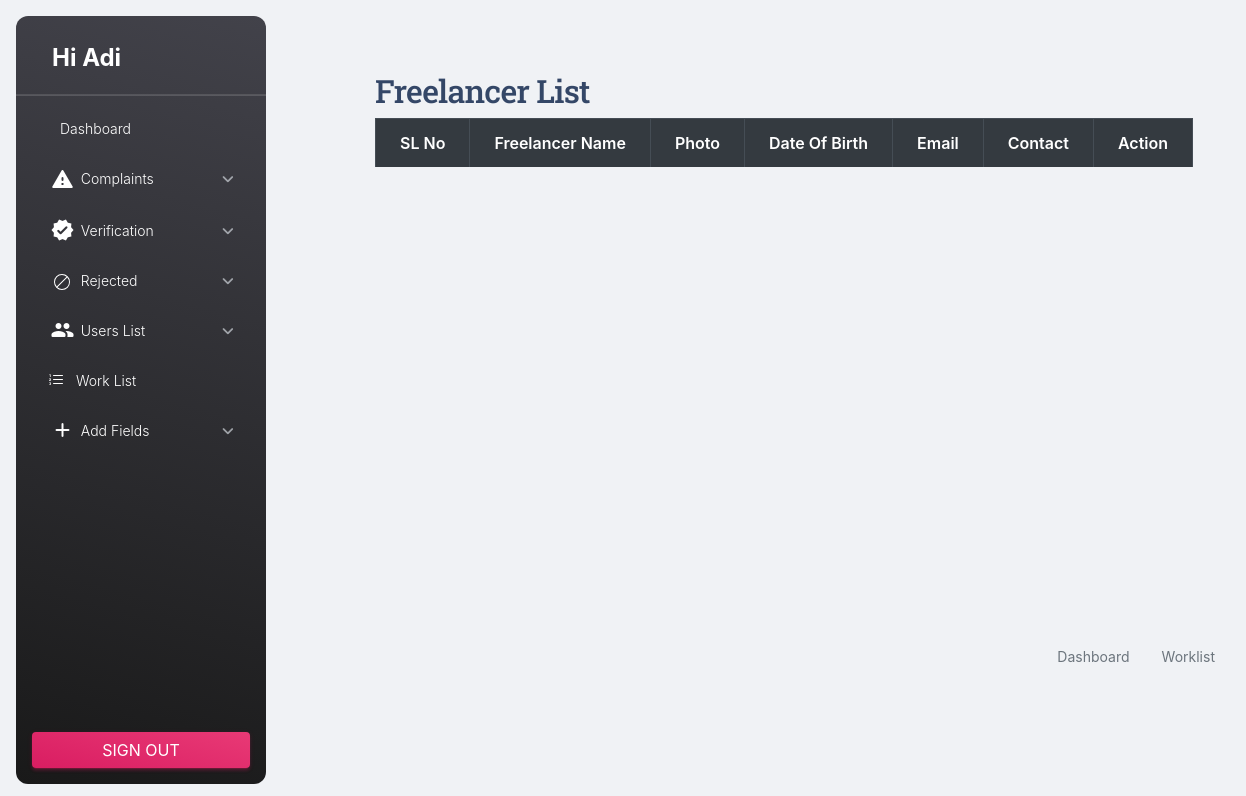
/Admin/UnFreelan.php (signed in), run on an earlier commit of the app's database.
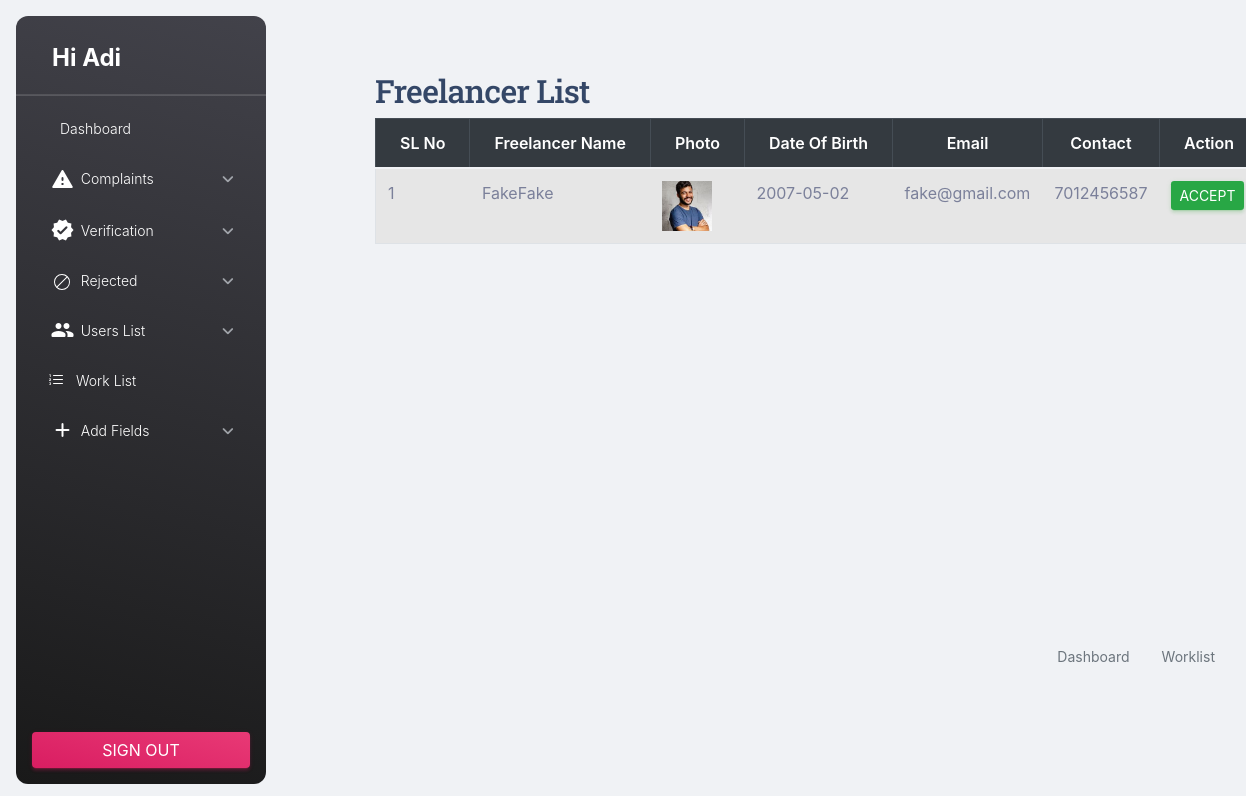
And on a later commit of the database.
### tables this page shows
CREATE TABLE `tbl_freelan` (
  `freelan_id` int(11) NOT NULL,
  `freelan_name` varchar(50) NOT NULL,
  `freelan_email` varchar(50) NOT NULL,
  `place_id` int(11) NOT NULL,
  `freelan_address` varchar(200) NOT NULL,
  `freelan_photo` varchar(50) NOT NULL,
  `freelan_proof` varchar(50) NOT NULL,
  `freelan_password` varchar(50) NOT NULL,
  `freelan_dob` varchar(20) NOT NULL,
  `freelan_contact` varchar(20) NOT NULL,
  `freelan_status` int(11) NOT NULL,
  `freelan_gender` varchar(50) NOT NULL
);

### Admin/UnFreelan.php (the view, shortened to what this page needs)
<?php
include('Header.php');
	?>
<!DOCTYPE html PUBLIC "-//W3C//DTD XHTML 1.0 Transitional//EN" "http://www.w3.org/TR/xhtml1/DTD/xhtml1-transitional.dtd">
<html xmlns="http://www.w3.org/1999/xhtml">
<head>
<link rel="stylesheet" href="../Asset/Templates/Admin/assets/css/bootstrap.min.css">
</head>
<body>
  <div class="container mt-4">
  <h2> Freelancer List</h2>
    <form id="frm_userlist" name="frm_list" method="post" action="">
      <table class="table table-bordered table-striped">
        <thead class="thead-dark">
          <tr>
            <th>SL No</th>
            <th>Freelancer Name</th>
            <th>Photo</th>
            <th>Date of Birth</th>
            <th>Email</th>
            <th>Contact</th>
            <th>Action</th>
          </tr>
        </thead>
        <tbody>
          <?php
            $selqry = "SELECT * FROM tbl_freelan WHERE freelan_status='2'";
            $user = $con->query($selqry);
            $i = 0;
            while ($data = $user->fetch_assoc()) {
              $i++;
          ?>
          <tr>
            <td><?php echo $i ?></td>
            <td><?php echo $data['freelan_name'] ?></td>
            <td><img src="../Asset/Files/Freelan/Photo/<?php echo $data['freelan_photo'] ?>" class="profile-photo" alt="Profile Photo"/></td>
            <td><?php echo $data['freelan_dob'] ?></td>
            <td><?php echo $data['freelan_email'] ?></td>
            <td><?php echo $data['freelan_contact'] ?></td>
            <td> <a href="freelanverify.php?act=<?php echo $data['freelan_id'] ?>" class="btn btn-success btn-sm">Accept</a></td>
          </tr>
          <?php } ?>
        </tbody>
      </table>
    </form>
  </div>
</body>
<?php
include('Footer.php');
?>
</html>

What changed in the data, as far as the page shows it:
added tbl_freelan: freelan_name "FakeFake", freelan_photo (picture), freelan_dob "2007-05-02", freelan_email "fake@gmail.com", freelan_contact "7012456587"
